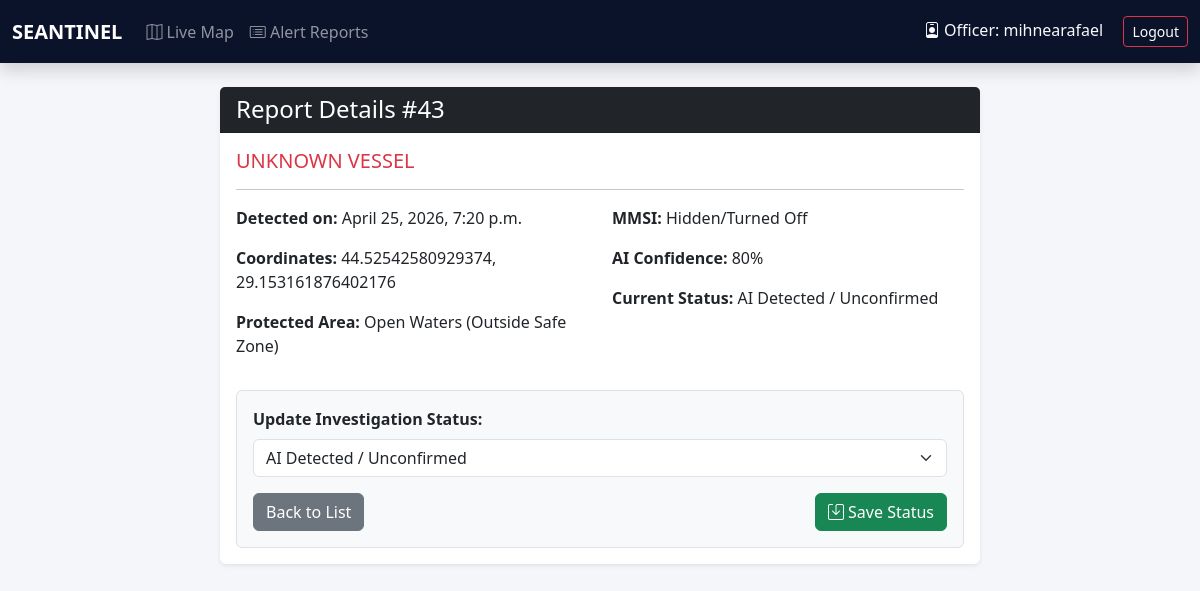
The page /reports/43/ (signed in) on the database its author committed.
### users/models.py (models this page shows, shortened)
class CustomUser(AbstractUser):
    institution_name = models.CharField(max_length=255, blank=True, null=True)
    badge_number = models.CharField(max_length=50, blank=True, null=True)

### reports/models.py (models this page shows, shortened)
class IllegalReport(models.Model):
    STATUS_CHOICES = [
        ('UNCONFIRMED', 'AI Detected / Unconfirmed'),
        ('INVESTIGATING', 'Under Investigation'),
        ('CONFIRMED', 'Confirmed Illegal Fishing'),
        ('FALSE_ALARM', 'False Alarm'),
    ]
    reported_by = models.ForeignKey(settings.AUTH_USER_MODEL, on_delete=models.SET_NULL, null=True, blank=True)
    timestamp = models.DateTimeField(auto_now_add=True)
    latitude = models.FloatField()
    longitude = models.FloatField()
    ship_name = models.CharField(max_length=100, default="UNKNOWN VESSEL")
    mmsi = models.CharField(max_length=20, blank=True, null=True)
    flag = models.CharField(max_length=50, blank=True, null=True)
    confidence_score = models.IntegerField(default=0, help_text="AI Confidence Score %")
    status = models.CharField(max_length=20, choices=STATUS_CHOICES, default='UNCONFIRMED')
    area = models.ForeignKey(ProtectedArea, on_delete=models.SET_NULL, null=True, blank=True)

### reports/views.py (the view)
# urls.py: path('<int:pk>/', views.report_detail, name='report_detail'),
@login_required
def report_detail(request, pk):
    report = get_object_or_404(IllegalReport, pk=pk)
    if request.method == "POST":
        new_status = request.POST.get('status')
        if new_status in dict(IllegalReport.STATUS_CHOICES).keys():
            report.status = new_status
            report.save()
            return redirect('reports:report_list')
    return render(request, 'reports/report_detail.html', {'report': report})

### templates/reports/report_detail.html (shortened to what this page needs)
{% extends 'base.html' %}
{% block content %}
<div class="row justify-content-center">
    <div class="col-md-8">
        <div class="card shadow-sm border-0">
            <div class="card-header bg-dark text-white">
                <h4 class="mb-0">Report Details #{{ report.id }}</h4>
            </div>
            <div class="card-body">
                <h5 class="card-title text-danger"> {{ report.ship_name }}</h5>
                <hr>
                <div class="row mb-3">
                    <div class="col-md-6">
                        <p><strong>Detected on:</strong> {{ report.timestamp }}</p>
                        <p><strong>Coordinates:</strong> {{ report.latitude }}, {{ report.longitude }}</p>
                        <p><strong>Protected Area:</strong> {{ report.area.name|default:"Open Waters (Outside Safe Zone)" }}</p>
                    </div>
                    <div class="col-md-6">
                        <p><strong>MMSI:</strong> {{ report.mmsi|default:"Hidden/Turned Off" }}</p>
                        <p><strong>AI Confidence:</strong> {{ report.confidence_score }}%</p>
                        <p><strong>Current Status:</strong> {{ report.get_status_display }}</p>
                    </div>
                </div>
                <form method="POST" class="bg-light p-3 border rounded">
                    <label class="form-label fw-bold">Update Investigation Status:</label>
                    <select name="status" class="form-select mb-3">
                        {% for key, value in report.STATUS_CHOICES %}
                            <option value="{{ key }}" {% if report.status == key %}selected{% endif %}>{{ value }}</option>
                        {% endfor %}
                    </select>
                    <div class="d-flex justify-content-between">
                        <a href="{% url 'reports:report_list' %}" class="btn btn-secondary">Back to List</a>
                        <button type="submit" class="btn btn-success"><i class="bi bi-save"></i> Save Status</button>
                    </div>
                </form>
            </div>
        </div>
    </div>
</div>
{% endblock %}

### templates/base.html (shortened to what this page needs)
<!DOCTYPE html>
<html lang="en">
<head>
    <link href="https://cdn.jsdelivr.net/npm/bootstrap@5.3.0/dist/css/bootstrap.min.css" rel="stylesheet">
    <link rel="stylesheet" href="https://cdn.jsdelivr.net/npm/bootstrap-icons@1.10.5/font/bootstrap-icons.css">
    <link rel="stylesheet" href="https://unpkg.com/leaflet/dist/leaflet.css"/>
</head>
<body>
<nav class="navbar navbar-expand-lg navbar-dark mb-4 shadow">
  <div class="container-fluid">
    <a class="navbar-brand fw-bold" href="{% url 'monitoring:dashboard' %}">
         SEANTINEL
    </a>
    <div class="collapse navbar-collapse" id="navbarNav">
      <ul class="navbar-nav me-auto">
        <li class="nav-item">
          <a class="nav-link" href="{% url 'monitoring:dashboard' %}"><i class="bi bi-map"></i> Live Map</a>
        </li>
        {% if user.is_authenticated %}
        <li class="nav-item">
          <a class="nav-link" href="{% url 'reports:report_list' %}"><i class="bi bi-card-list"></i> Alert Reports</a>
        </li>
        {% endif %}
      </ul>
      <span class="navbar-text">
        {% if user.is_authenticated %}
            <span class="text-light me-3"><i class="bi bi-person-badge"></i> Officer: {{ user.username }}</span>
            <a href="{% url 'users:logout' %}" class="btn btn-sm btn-outline-danger">Logout</a>
        {% else %}
            <a href="{% url 'users:login' %}" class="btn btn-sm btn-outline-info">Institution Login</a>
        {% endif %}
      </span>
    </div>
  </div>
</nav>
<div class="container-fluid px-4">
    {% block content %}
    {% endblock %}
</div>
</body>
</html>

### templates/base.html (style rules this page uses)
body { background-color: #f4f6f9; }
.navbar { background-color: #0b132b !important; }

### rows shown on the page
CustomUser: username "mihnearafael"
IllegalReport: id "43", ship_name "UNKNOWN VESSEL", timestamp "April 25, 2026, 7:20 p.m.", latitude "44.52542580929374", longitude "29.153161876402176", area.name "Open Waters (Outside Safe Zone)", mmsi "Hidden/Turned Off", confidence_score "80", status "AI Detected / Unconfirmed"
